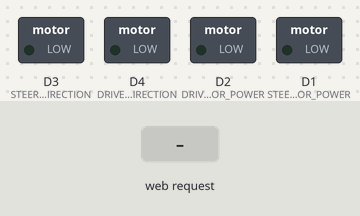
Bench run of a sketch on a simulated ESP8266 (NodeMCU). Parts: switched loads named in the sketch (green lamp = pin HIGH). The inputs (shaded band) are chosen by the test bench. WiFi joins after 1.5 s; servers stay silent unless stated; what the sketch prints to the serial monitor is not drawn.

Above: at 2.8 s.
2.9 s: HTTP request GET /forward received
At 3.8 s:
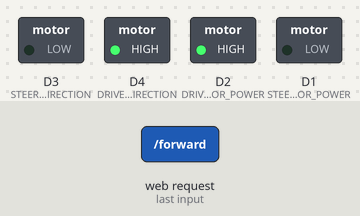
4.4 s: HTTP request GET /driveStop received
At 5.0 s:
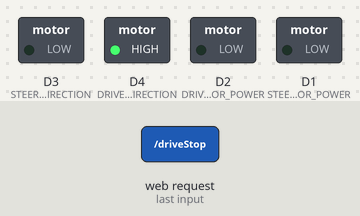
5.9 s: HTTP request GET /back received
At 7.1 s:
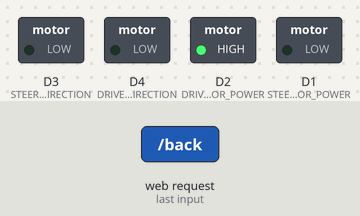
7.4 s: HTTP request GET /right received
At 8.4 s:
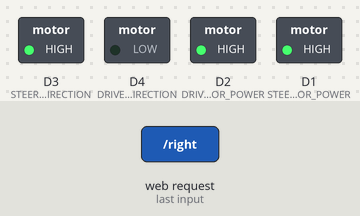
8.9 s: HTTP request GET /left received
At 9.6 s:
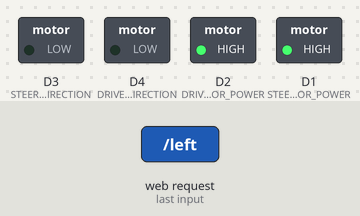
10.4 s: HTTP request GET /forward received
At 10.7 s:
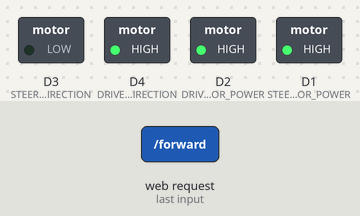
Timing chart, 0 to 12.9 s (numbered marks = the images above; inputs shaded):
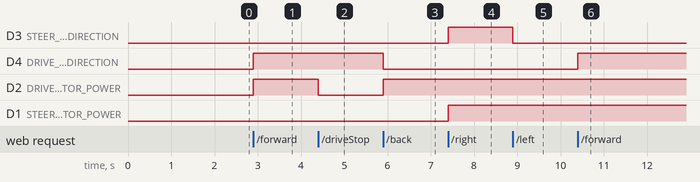

Measured:
- after the input at 2.9 s, D4 (DRIVE_MOTOR_DIRECTION), D2 (DRIVE_MOTOR_POWER): LOW → HIGH at once
- after the input at 4.4 s, D2 (DRIVE_MOTOR_POWER): HIGH → LOW at once
- after the input at 5.9 s, D4 (DRIVE_MOTOR_DIRECTION): HIGH → LOW at once; D2 (DRIVE_MOTOR_POWER): LOW → HIGH at once
- after the input at 7.4 s, D3 (STEER_MOTOR_DIRECTION), D1 (STEER_MOTOR_POWER): LOW → HIGH at once
- after the input at 8.9 s, D3 (STEER_MOTOR_DIRECTION): HIGH → LOW at once
- after the input at 10.4 s, D4 (DRIVE_MOTOR_DIRECTION): LOW → HIGH at once

The sketch:

MotorWeb.ino
```cpp
/*******************************************************************
    A sketch for controlling a toy car with using a web page
    hosted on a ESP8266

    Main Hardware:
    - NodeMCU Development Board cp2102 (Look for the one with the square chip beside the USB port)
    - NodeMCU Motor Shield (L2932)

    Written by Brian Lough
    https://www.youtube.com/channel/UCezJOfu7OtqGzd5xrP3q6WA
 *******************************************************************/

#include <ESP8266WiFi.h>
#include <WiFiClient.h>
#include <ESP8266WebServer.h>
#include <ESP8266mDNS.h>

// These are the pins used to control the motor shield

#define DRIVE_MOTOR_POWER D2 // Motor B
#define DRIVE_MOTOR_DIRECTION D4

#define STEER_MOTOR_POWER D1 // Motor A
#define STEER_MOTOR_DIRECTION D3

// drivePower sets how fast the car goes
// Can be set between 0 and 1023 (although car problaly wont move if values are too low)
int drivePower = 1023;

// driveDirection sets what direction the car drives
// If the car is moving backwards when you press the forward button, change this to LOW
uint8_t driveDirection = HIGH;

// steeringPower sets how fast the car turns
// Can be set between 0 and 1023 (again, car probably won't steer if the value is too low)
int steeringPower = 1023;

// steerDirection sets what direction the car steers
// If the car is steering right when you press the left button, change this to LOW
uint8_t steerDirection = HIGH;

// ----------------
// Set your WiFi SSID and Password here
// ----------------
const char* ssid = "ssid";
const char* password = "password";

ESP8266WebServer server(80);

const char *webpage =
#include "motorPage.h"
;

void handleRoot() {

  server.send(200, "text/html", webpage);
}

void handleNotFound(){
  String message = "File Not Found\n\n";
  message += "URI: ";
  message += server.uri();
  message += "\nMethod: ";
  message += (server.method() == HTTP_GET)?"GET":"POST";
  message += "\nArguments: ";
  message += server.args();
  message += "\n";
  for (uint8_t i=0; i<server.args(); i++){
    message += " " + server.argName(i) + ": " + server.arg(i) + "\n";
  }
  server.send(404, "text/plain", message);
}

void setup(void){

  pinMode(DRIVE_MOTOR_POWER, OUTPUT);     // Initialize the LED_BUILTIN pin as an output
  pinMode(DRIVE_MOTOR_DIRECTION, OUTPUT);
  pinMode(STEER_MOTOR_POWER, OUTPUT);
  pinMode(STEER_MOTOR_DIRECTION, OUTPUT);

  WiFi.mode(WIFI_STA);
  WiFi.disconnect();
  delay(100);

  Serial.begin(115200);
  WiFi.begin(ssid, password);
  Serial.println("");

  // Wait for connection
  while (WiFi.status() != WL_CONNECTED) {
    delay(500);
    Serial.print(".");
  }
  Serial.println("");
  Serial.print("Connected to ");
  Serial.println(ssid);
  Serial.print("IP address: ");
  Serial.println(WiFi.localIP());

  if (MDNS.begin("WifiCar")) {
    Serial.println("MDNS Responder Started");
  }

  server.on("/", handleRoot);

  server.on("/forward", [](){
    Serial.println("forward");
    analogWrite(DRIVE_MOTOR_POWER, drivePower);
    digitalWrite(DRIVE_MOTOR_DIRECTION, driveDirection);
    server.send(200, "text/plain", "forward");
  });

  server.on("/driveStop", [](){
    Serial.println("driveStop");
    analogWrite(DRIVE_MOTOR_POWER, 0);
    server.send(200, "text/plain", "driveStop");
  });

  server.on("/back", [](){
    Serial.println("back");
    analogWrite(DRIVE_MOTOR_POWER, drivePower);
    digitalWrite(DRIVE_MOTOR_DIRECTION, !driveDirection);
    server.send(200, "text/plain", "back");
  });

  server.on("/right", [](){
    Serial.println("right");
    analogWrite(STEER_MOTOR_POWER, steeringPower);
    digitalWrite(STEER_MOTOR_DIRECTION, steerDirection);
    server.send(200, "text/plain", "right");
  });

  server.on("/left", [](){
    Serial.println("left");
    analogWrite(STEER_MOTOR_POWER, steeringPower);
    digitalWrite(STEER_MOTOR_DIRECTION, !steerDirection);
    server.send(200, "text/plain", "left");
  });

  server.on("/steerStop", [](){
    Serial.println("steerStop");
    analogWrite(STEER_MOTOR_POWER, 0);
    server.send(200, "text/plain", "steerStop");
  });

  server.onNotFound(handleNotFound);

  server.begin();
  Serial.println("HTTP Server Started");
}

void loop(void){
  server.handleClient();
}
```

motorPage.h
```cpp
R"(
<!DOCTYPE html>
<html>
  <head>
    <meta charset="utf-8">
    <meta http-equiv="X-UA-Compatible" content="IE=edge">
    <meta name="viewport" content="width=device-width, initial-scale=1.0, maximum-scale=1.0, user-scalable=no" />
    <link rel="stylesheet" href="https://maxcdn.bootstrapcdn.com/bootstrap/3.3.7/css/bootstrap.min.css">
  </head>
  <body>
    <div class="container-fluid">
      <div class="col-xs-12"  style="height: 100vh">
        <div class="row" style="height: 33.33%; padding-top: 1em; padding-bottom:1em">
          <div class="col-xs-8" ></div>
          <div class="col-xs-4" style="text-align: center; height: 100%">
            <button id="drive" type="button" class="btn btn-default" style="height: 100%; width: 100%" onmousedown='makeAjaxCall("forward")' onmouseup='makeAjaxCall("driveStop")' ontouchstart='makeAjaxCall("forward")' ontouchend='makeAjaxCall("driveStop")'>Drive</button>
          </div>
        </div>
        <div class="row" style="height: 33.33%; padding-bottom:1em">
          <div class="col-xs-4" style="height: 100%; text-align: center">
            <button id="left" type="button" class="btn btn-default" style="height: 100%; width: 100%" onmousedown='makeAjaxCall("left")' onmouseup='makeAjaxCall("steerStop")' ontouchstart='makeAjaxCall("left")' ontouchend='makeAjaxCall("steerStop")'>Left</button>
          </div>
          <div class="col-xs-4" style="height: 100%; text-align: center">
            <button id="right" type="button" class="btn btn-default" style="height: 100%; width: 100%" onmousedown='makeAjaxCall("right")' onmouseup='makeAjaxCall("steerStop")' ontouchstart='makeAjaxCall("right")' ontouchend='makeAjaxCall("steerStop")'>Right</button>
          </div>
          <div class="col-xs-4" ></div>
        </div>
        <div class="row" style="height: 33.33%; padding-bottom:1em">
          <div class="col-xs-8" ></div>
          <div class="col-xs-4" style="height: 100%; text-align: center">
            <button id="back" type="button" class="btn btn-default" style="height: 100%; width: 100%" onmousedown='makeAjaxCall("back")' onmouseup='makeAjaxCall("driveStop")' ontouchstart='makeAjaxCall("back")' ontouchend='makeAjaxCall("driveStop")'>Back</button>
          </div>
        </div>
      </div>
    </div>
    <script src="https://ajax.googleapis.com/ajax/libs/jquery/1.12.4/jquery.min.js"></script>
    <script src="https://maxcdn.bootstrapcdn.com/bootstrap/3.3.7/js/bootstrap.min.js"></script>
    <script> function makeAjaxCall(url){$.ajax({"url": url})}</script>
    <!--<script>
       document.addEventListener('keydown', function(event) {
          if(event.keyCode == 37) {
              //Left Arrow
              makeAjaxCall("left");
          }
          else if(event.keyCode == 39) {
              //Right Arrow
              makeAjaxCall("right");
          } else if(event.keyCode == 38) {
              //Up Arrow
              makeAjaxCall("forward");
          } else if(event.keyCode == 40) {
              //Down Arrow
              makeAjaxCall("back");
          }
      });

      document.addEventListener('keyup', function(event) {
          if(event.keyCode == 37 ||event.keyCode == 39 ) {
              //Left or Right Arrow
              makeAjaxCall("steerStop");
          }
          else if(event.keyCode == 38 ||event.keyCode == 40 ) {
              //Up or Down Arrow
              makeAjaxCall("driveStop");
          }
      });
    </script>-->
  </body>
</html>

)"
```
